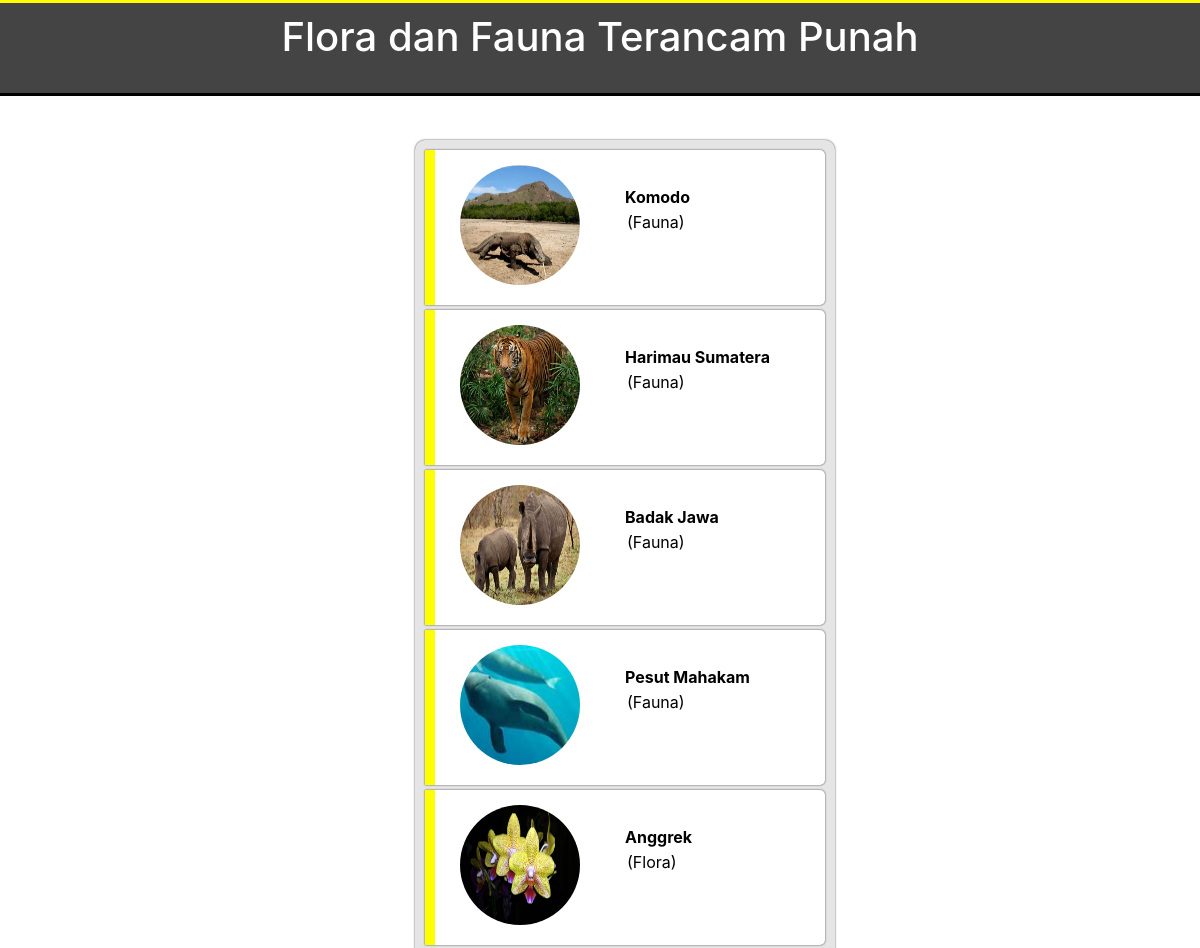
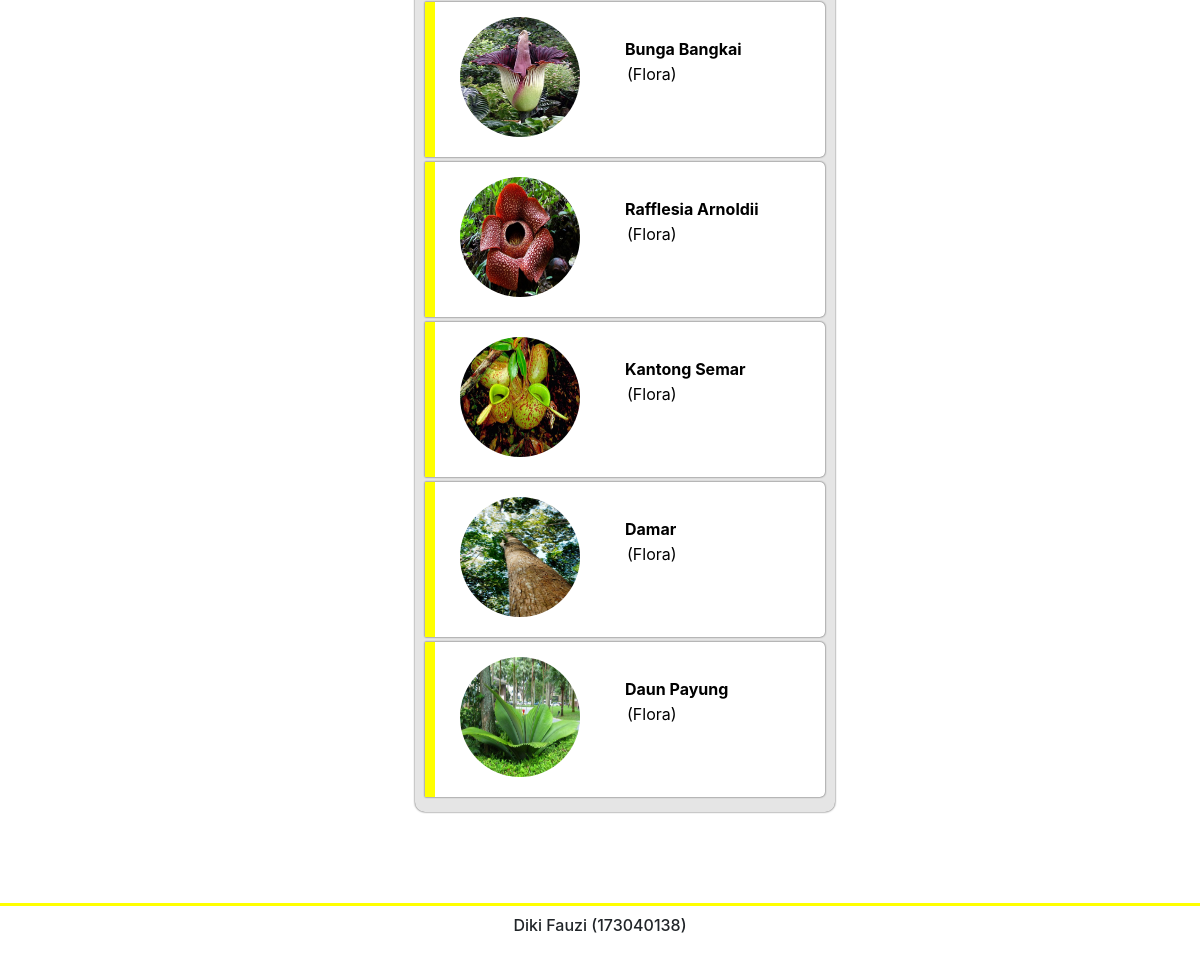
The page / on the database its author committed (2 pictures, top to bottom).
### tables this page shows
CREATE TABLE IF NOT EXISTS `florafauna` (
  `id` int(11) NOT NULL AUTO_INCREMENT,
  `nama` varchar(255) NOT NULL,
  `gambar` varchar(255) NOT NULL,
  `latin` varchar(255) NOT NULL,
  `jenis` varchar(55) NOT NULL,
  `tentang` varchar(255) NOT NULL,
  PRIMARY KEY (`id`)
);

### php/functions.php (called while the page is built, shortened)
<?php
	function koneksi(){
		$conn= mysqli_connect("localhost","root","") or die ("Koneksi ke DB GAGAL");
		mysqli_select_db($conn, "pw_173040138")or die ("Database Salah");
		return $conn;
	}
	function query($sql){
		$conn = koneksi();
		$results = mysqli_query($conn, "$sql");
		$rows = [];
		while ($row = mysqli_fetch_assoc($results)) {
			$rows [] = $row;
		};
	   return $rows;
	}
?>

### index.php (the view, shortened to what this page needs)
<?php
	require 'php/functions.php';
	$florafauna = query("SELECT * FROM florafauna");
?>
<!DOCTYPE html>
<html>
<head>
   <link rel="stylesheet" href="assets/css/bootstrap.min.css">
   <link rel="stylesheet" href="assets/css/Latihan5b.css">
</head>
<body>
<div class="header">
	<h1 class="text-center">Flora dan Fauna Terancam Punah</h1>
</div>
<div class="container-fluid">
	<div class="row">
		<div class="col-6 col-md-4"></div>
  		<div class="col-6 col-md-4">
			<div class="paper">
			<?php
				foreach ($florafauna as $faunaflora) :
			?>
				<div class="kotak">
					<a href="php/result.php?id=<?= $faunaflora['id']; ?> ">
						<img src="assets/img/<?php echo $faunaflora['gambar']; ?>" class="rounded-circle">
					</a>
					<a href="php/result.php?id=<?= $faunaflora['id']; ?> ">
						<p class="nama"><b><?php echo $faunaflora["nama"] ?></b></p>
					</a>
					<a href="php/result.php?id=<?= $faunaflora['id']; ?> ">
						<p class="jenis">(<?php echo $faunaflora["jenis"] ?>)</p>
					</a>
				</div>
			<?php endforeach; ?>
			</div>
		</div>
		</div>
  <div class="col-6 col-md-4"></div>
	</div>
<div class="footer">
	<h6 class="text-center">Diki Fauzi (173040138)</h6>
</div>
</body>
</html>

### assets/css/Latihan5b.css (style rules this page uses)
* { text-decoration: none; }
body { background-color: ; }
.header { background-color: #444; width: 100%; position: fixed; z-index: 99; border-top: 3px solid yellow; border-bottom: 3px solid black; padding-top: 10px; }
h1 { color: white; }
.col-6, .col-md-4 { margin-top: 140px; }
.kotak { width: 400px; height: 155px; margin-bottom: 5px; background-color: white; border-top-right-radius: 5px; border-bottom-right-radius: 5px; box-shadow: 0px 0px 2px #333; border-left: 10px solid yellow; }
img { margin: 15px 25px; height: 120px; width: 120px; }
.nama { color: black; margin-top: -115px; margin-left: 190px; }
.jenis { color: black; margin-top: -15px; margin-left: 192px; }
.paper { width: 420px; border-radius: 10px; padding:10px; box-shadow: 0px 0px 2px #333; background:rgba(0,0,0,0.1); }
.footer { margin-top: -50px; border-top: 3px solid yellow; padding-top: 10px; width: 100%; background-color: white; }

### rows shown on the page
florafauna: gambar (picture), nama "Komodo", jenis "Fauna"
florafauna: gambar (picture), nama "Harimau Sumatera", jenis "Fauna"
florafauna: gambar (picture), nama "Badak Jawa", jenis "Fauna"
florafauna: gambar (picture), nama "Pesut Mahakam", jenis "Fauna"
florafauna: gambar (picture), nama "Anggrek", jenis "Flora"
florafauna: gambar (picture), nama "Bunga Bangkai", jenis "Flora"
florafauna: gambar (picture), nama "Rafflesia Arnoldii", jenis "Flora"
florafauna: gambar (picture), nama "Kantong Semar", jenis "Flora"
florafauna: gambar (picture), nama "Damar", jenis "Flora"
florafauna: gambar (picture), nama "Daun Payung", jenis "Flora"
